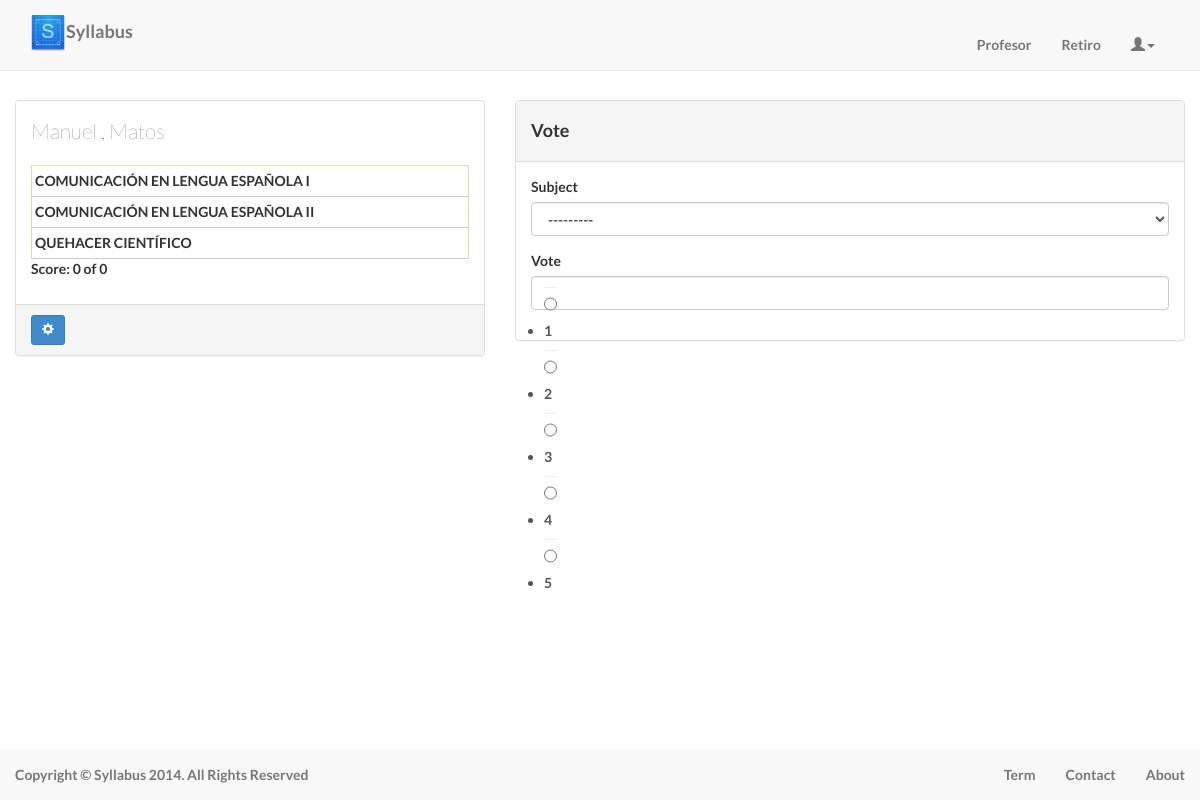
The app's page /profesor/3/ (signed in) with its own data.
### account/models.py (models this page shows, shortened)
class Profesor(models.Model):
    nombre = models.CharField(max_length=30, blank=False, null=False)
    appellido = models.CharField(max_length=30, blank=False, null=False)
    def getFull_name (self):
        return u'%s, %s' % (self.nombre, self.appellido)
    def get_rate (self):
        op=0
        rate=ProfesorRate.objects.filter(profesor=self).values('rate')
        for r in rate:
            op+=r['rate']
        if len(rate)!=0:
            op/=len(rate)
        else:
            op=0
        return op
    def get_numRate(self):
        rate=ProfesorRate.objects.filter(profesor=self).values('rate')
        return len(rate)

class Materia(models.Model):
    id = models.CharField('ID', primary_key=True,max_length=6)
    nombre = models.CharField(blank=False, null=False,max_length=60)
    credito = models.IntegerField()
    creditoRequsito = models.IntegerField(default=0)
    importancia = models.IntegerField(default=0)
    profesor = models.ManyToManyField('Profesor',null=True, blank=True)
    prerequsito = models.ManyToManyField('Materia', null=True, blank=True)
    def __unicode__(self):
        return u'%s %s' % (self.id, self.nombre)

### Home/views.py (the view, shortened to what this page needs)
# urls.py: url(r'^profesor/(?P<id_prof>.*)/$','singleProfe_v',name='single_profe'),
@login_required(login_url='/login/')
def singleProfe_v(request,id_prof):
    prof=Profesor.objects.get(id=int(id_prof))
    materia=Materia.objects.filter(profesor=prof).select_related()
    profile=UserProfile.objects.get(user=request.user)
    form = RateForm()
    q=materia.exclude(id__in=ProfesorRate.objects.filter(Q(user=profile)& Q(profesor=prof) & Q(materia__in=materia)).values_list('materia',flat=True))
    form.fields['subject'].queryset = materia
    ctx={'prof':prof,'profMateria':materia,'form':form}
    return render_to_response('profesor.html',ctx, context_instance=RequestContext(request))

### Home/form.py
class RateForm (forms.Form):
    subject= forms.ModelChoiceField(queryset=Materia.objects.all(), required=False,widget=forms.Select())
    vote = forms.ChoiceField(widget=forms.RadioSelect,label='Vote',choices=CHOICE)

### templates/profesor.html (shortened to what this page needs)
{%extends 'base.html' %}
{% load bootstrap3 %}
{% block content %}
<br><br>
<div class="col-sm-5">
        <div class="panel panel-default">
            <div class="panel-body">
              <p class="lead">{{ prof.getFull_name}}</p>
              <table>
              {%  for m in profMateria%}
              <tr>
            <td>{{ m.nombre }}</td>
            {% endfor %}
              </tr>
            </table>
    <p>Score: {{  prof.get_rate }} of {{prof.get_numRate}}</p>
            </div>
            <div class="panel-footer">
            <a href="/user/settings" class="btn btn-sm btn-primary" type="button" data-toggle="tooltip" data-original-title="Setting"><i class="glyphicon glyphicon-cog"></i></a>
          </div>
          </div>
        </div>
    <div class="col-sm-7">
            <div class="panel panel-default">
    <div class="panel-heading"><h4>Vote</h4></div>
              <div class="panel-body">
    <form action="." method="post"  class="form-row">
        {% bootstrap_form form   layout='inline' %}
    </form>
</div>
{% endblock %}

### static/css/style.css (style rules this page uses)
html, body { padding-top: 30px; padding-bottom: 40px; height: 100%; }
body, h1, h2, h3, h4, h5, h6 { font-family: "Lato", "Helvetica Neue", Helvetica, Arial, sans-serif; font-weight: 700; }
div { padding: 0; margin: 0; }
table { width: 100%; border: 1px solid #DDDDB2; border-spacing: 0; border-collapse: collapse; }
tr { padding-bottom: 5px; border-bottom: 1px solid #CCC; }
td { margin: 0; padding: 5px 5px 5px 3px; vertical-align: top; }

### records on screen
Profesor: getFull_name "Manuel , Matos", get_rate "0", get_numRate "0"
Materia: nombre "COMUNICACIÓN EN LENGUA ESPAÑOLA I"
Materia: nombre "COMUNICACIÓN EN LENGUA ESPAÑOLA II"
Materia: nombre "QUEHACER CIENTÍFICO"
